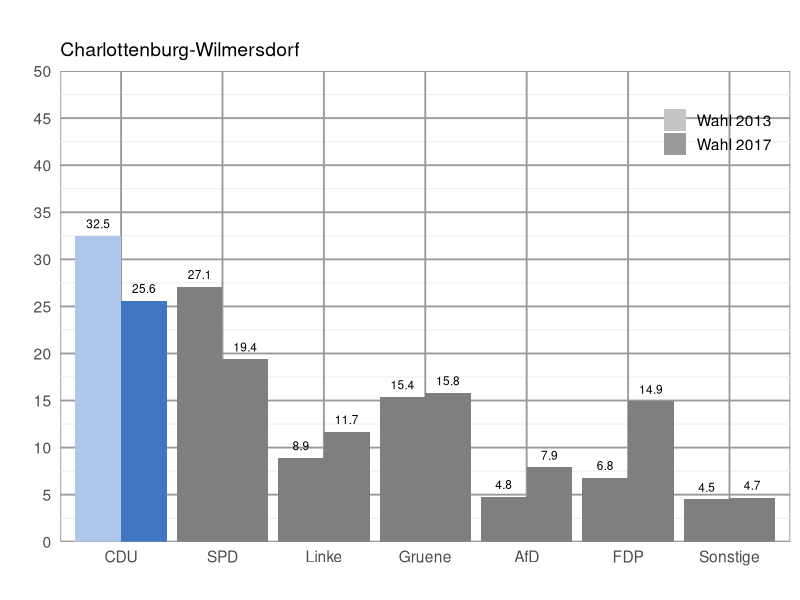

This figure's R source:
# libraries
require(dplyr)
require(ggplot2)
# current directory with required data
setwd("/Users/Jonas/Desktop/DataScience_BTW")

## import file
# dec="," so that comma seperated values are converted to decimal values
read.csv(file = "Zweitstimme_2017_2013.csv", sep = ";", dec=",") -> zweitstimme

## select "Wahlkreis == Mitte", save as new table "mitte"
# %>% ist eine chain, um Befehle von dplyr zu verbinden
zweitstimme %>% filter(Wahlkreis == "Charlottenburg-Wilmersdorf") -> charlottenburgWilmersdorf

# open up a blank image that we want to save our chart in
png(filename = "80.png",
	width = 6,
	height = 4,
	units = "in",
	res = 200,
	# background is supposed to be transparent
	bg = "transparent")

## make combined dark and light color palette
# order: Afd, CDU, FDP, Gruene, Linke, Sonstige, SPD, Legende/Jahr
cols_dark <- c("#4176c2", "#000000", "#ffcc00", "#78bc1b", "#bd3075", "#707173", "#d71f1d", "#898989")
cols_light <- c("#afc7ea", "#3b3939", "#ffeda3", "#d4efaf", "#e293ba", "#cccccc", "#eb807f", "#B7B7B7")
colors <- c(rbind(cols_dark, cols_light))

## add a column that has a smaller number for the larger year and a larger number for the smaller year
# 10000-2017 = 7983 and 10000-2013 = 7987
# second row of table is now: CDU 2017     18.6  7983
# third row of table is now : CDU 2013     22.6  7987
table <- mutate(charlottenburgWilmersdorf, order = 10000 - Jahr)

## reorder levels so they are in the order in which they are in the table
# factors are variables in R which take on a limited number of different values
# factors are stored as a vector of int values with a corresponding set of values to use when the factor is displayed
# to change the order in which the levels will be displayed the levels= argugment can be given a vector of the variable in desired order
table$Partei <- factor(table$Partei, levels = unique(table$Partei))

## the trick is to fill by a factor that combines the party name and the order (10000 - year)
# aes sets the genereal aesthetics of the bar
# fill= sets how the bars are colored; scale_file_manual specifies
ggplot(table, aes(x=Partei, group=Jahr, y=Ergebnis, fill=factor(paste0(Partei,order)))) + 
  geom_col(position="dodge") +
  scale_fill_manual(values = colors,
                    breaks = paste0(table$Partei[1], 10000-c(2017, 2013)),
                    labels = c("Wahl 2013", "Wahl 2017"),
                    name = "") +
  # "Wahlkreis" as title of bar chart
  ggtitle("", table$Wahlkreis) +
  # get rid of "Partei" as label for x axis
  xlab("") +
  # get rid of "Ergebnis" as label for y axis
  ylab("") +
  # breaks specificed by a numeric vector of positions in order to have 5 steps intervalls
  scale_y_continuous(limits = c(0, 50), expand = c(0, 0), breaks = c(0, 5, 10, 15, 20, 25, 30, 35, 40, 45, 50)) +
  # geom_text puts the election values on top of each bar
  # hjust = left or right relationg bar, vjust = height over bar
  # size = 3 is size of font
  geom_text(aes(label = table$Ergebnis, angle=0,hjust=0.5), size=3, position=position_dodge(width=0.9), vjust=-0.85) +
  # override the fill aes to get gray colors in the legend
  guides(fill = guide_legend(override.aes = list(fill = c("#C5C5C5", "#9A9A9A")))) +
  # standard theme: theme_minimal; 14 defines font size
  theme_minimal(14) +
  #sets the position of the legend by a numeric vector c(x,y) with x and y as coordinates  
  theme(legend.position = c(0.9, 0.9), rect = element_rect(fill = "transparent"),  
  		# frame of diagramm
  		panel.background = element_rect(colour = "#9A9A9A"),
  		panel.grid.minor = element_line(NULL),
  		# grid of diagram
   		panel.grid.major = element_line(colour = "#9A9A9A"),
   		panel.ontop = FALSE)
 
# save our image
dev.off()

